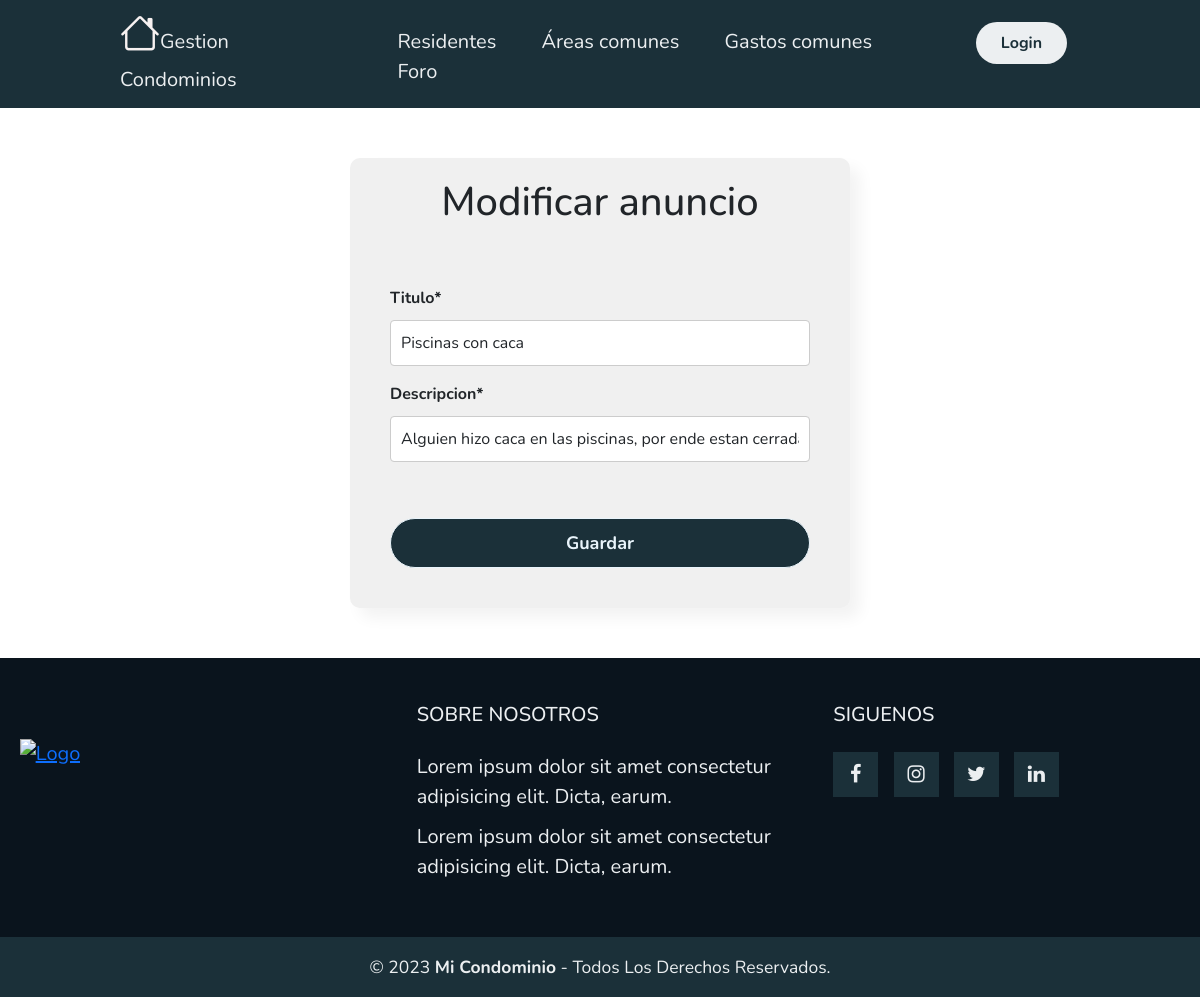
Page /Modificar-Anuncio/1/ on the earlier database version.
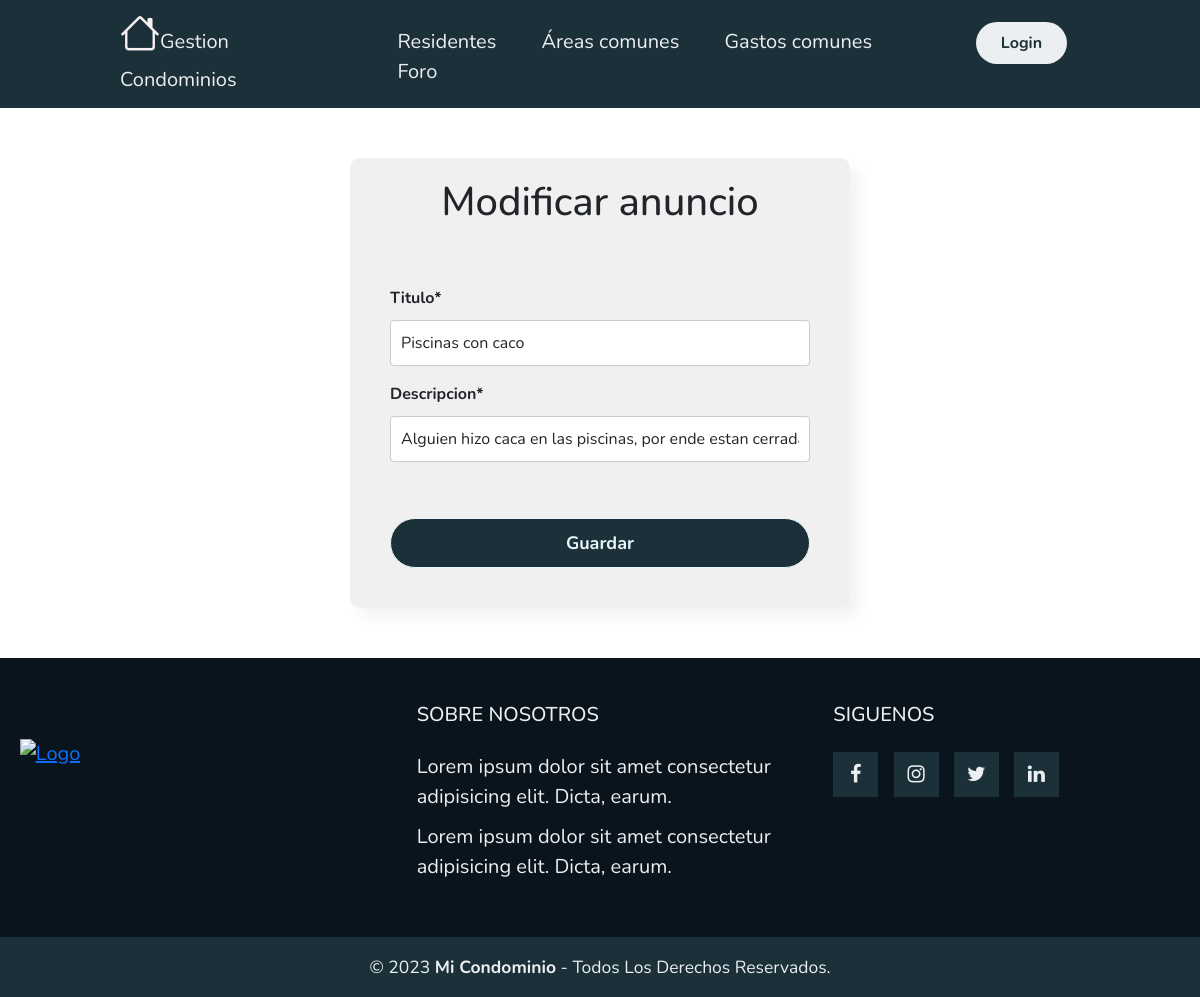
Same page on the later database version.
### myapp/models.py (models this page shows, shortened)
class Anuncio(models.Model):
    titulo = models.CharField(max_length=50)
    descripcion = models.CharField(max_length=200)
    fecha = models.DateField(default=date.today)

### myapp/views.py (the view, shortened to what this page needs)
# urls.py: path('Modificar-Anuncio/<id>/',ModificarAnucio,name="ModificarAnucio"),
def ModificarAnucio(request, id):
    anuncio = get_object_or_404(Anuncio, id=id)
    data = {
        'form': FormAnucio(instance=anuncio)
    }
    return render(request, 'myapp/Anuncios/ModificarAnuncio.html', data)

### myapp/forms.py
class FormAnucio(forms.ModelForm):
    class Meta:
        model = Anuncio
        fields = ['titulo','descripcion']

### myapp/templates/myapp/Anuncios/ModificarAnuncio.html (shortened to what this page needs)
{% extends 'myapp/base.html' %}
{% block contenido %}
{% load crispy_forms_tags %}
{% load static %}
<link rel="stylesheet" href="{% static 'myapp/css/Formularios/Formularios.css' %}">
<div class="centro">
    <div class="center" style="margin-bottom: 50px; margin-top: 50px;">
        <h1>Modificar anuncio</h1>
        <form class="my-form" action="" method="post" enctype="multipart/form-data">
            {{ form | crispy }}
            <input style="margin-top: 40px;" type="submit" value="Guardar">
        </form>
    </div>
</div>
{% endblock %}

Differences in the rows shown:
changed Anuncio "Alguien hizo caca en las piscinas, por ende estan cerradas": titulo "Piscinas con caca" → "Piscinas con caco"
